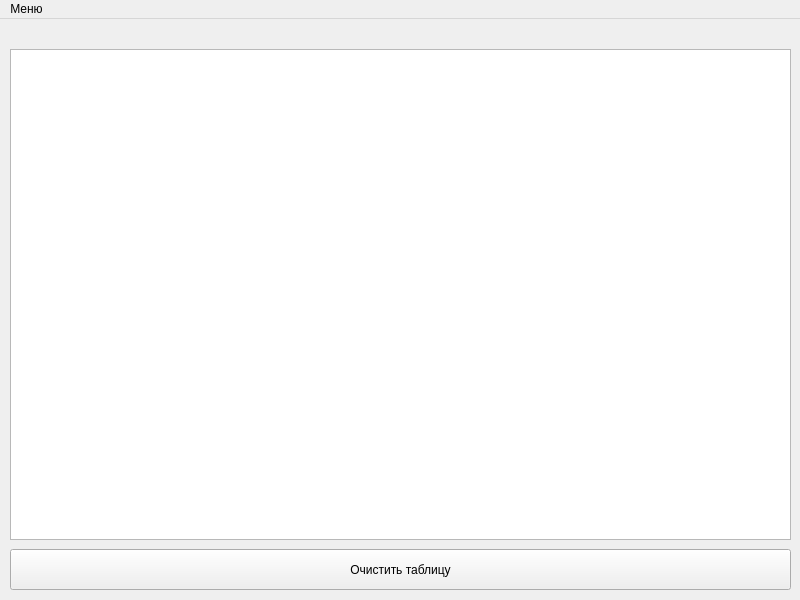
<?xml version="1.0" encoding="UTF-8"?>
<ui version="4.0">
 <class>MainWindow</class>
 <widget class="QMainWindow" name="MainWindow">
  <property name="geometry">
   <rect>
    <x>0</x>
    <y>0</y>
    <width>800</width>
    <height>600</height>
   </rect>
  </property>
  <property name="windowTitle">
   <string>MainWindow</string>
  </property>
  <widget class="QWidget" name="centralwidget">
   <widget class="QTableWidget" name="tableWidget">
    <property name="geometry">
     <rect>
      <x>10</x>
      <y>30</y>
      <width>781</width>
      <height>491</height>
     </rect>
    </property>
    <property name="styleSheet">
     <string notr="true">font: 81 12pt &quot;Arial&quot;;</string>
    </property>
   </widget>
   <widget class="QPushButton" name="pushButton">
    <property name="geometry">
     <rect>
      <x>10</x>
      <y>530</y>
      <width>781</width>
      <height>41</height>
     </rect>
    </property>
    <property name="text">
     <string>Очистить таблицу</string>
    </property>
   </widget>
  </widget>
  <widget class="QMenuBar" name="menubar">
   <property name="geometry">
    <rect>
     <x>0</x>
     <y>0</y>
     <width>800</width>
     <height>25</height>
    </rect>
   </property>
   <widget class="QMenu" name="menu">
    <property name="title">
     <string>Меню</string>
    </property>
   </widget>
   <addaction name="menu"/>
  </widget>
  <action name="actionAddColumn">
   <property name="text">
    <string>Добавить колонку</string>
   </property>
  </action>
  <action name="action">
   <property name="text">
    <string>Добавить колонку</string>
   </property>
  </action>
 </widget>
 <resources/>
 <connections/>
</ui>
